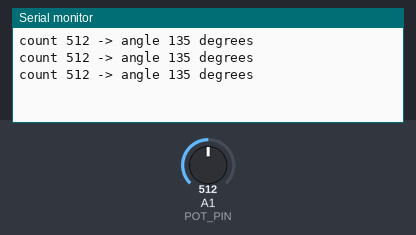
Recording of a sketch running on a simulated Arduino Uno, built with avr-gcc and run on an emulated ATmega328P. On the bench: the last lines printed to the serial monitor. The inputs (shaded band) are chosen by the test bench; at power-on: A1 (POT_PIN) = 512.

Above: at 1.3 s.
1.4 s: A1 (POT_PIN) set to 716
At 1.9 s:
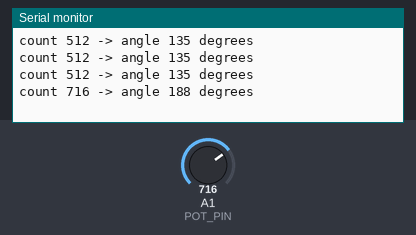
2.9 s: A1 (POT_PIN) set to 900
At 3.4 s:
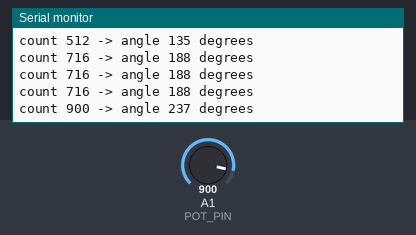
Timing chart, 0 to 5.9 s (numbered marks = the images above; inputs shaded):
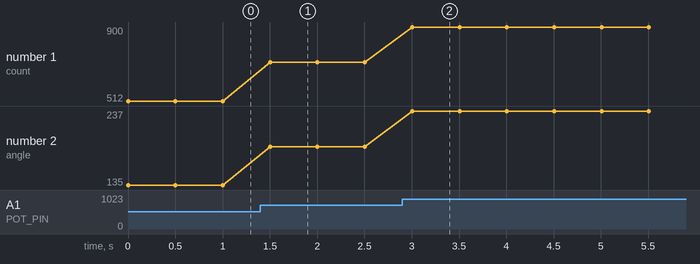

The sketch:

pot_angle.ino
```cpp
// pot_angle.ino - a potentiometer on a robot arm's joint: turn its reading into an angle
const int POT_PIN = A1;
const int MAX_ANGLE = 270;             // this potentiometer turns 270 degrees from end to end

void setup() {
  Serial.begin(115200);
}

void loop() {
  int count = analogRead(POT_PIN);
  int angle = map(count, 0, 1023, 0, MAX_ANGLE);   // a straight line from counts to degrees (Chapter 43)
  Serial.print("count ");
  Serial.print(count);
  Serial.print(" -> angle ");
  Serial.print(angle);
  Serial.println(" degrees");
  delay(500);
}
```

Measured:
- after the input at 1.4 s, the serial monitor: prints a new line after 0.10 s (image 1)
- after the input at 2.9 s, the serial monitor: prints a new line after 0.10 s (image 2)
- plotted number 1: 512 → 716 after the input at 1.4 s, 716 → 900 after the input at 2.9 s
- plotted number 2: 135 → 188 after the input at 1.4 s, 188 → 237 after the input at 2.9 s
